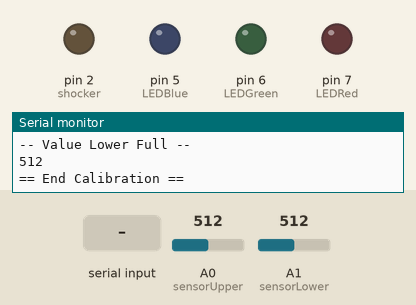
Simulated run of this sketch. Board: Arduino Uno, built with avr-gcc and run on an emulated ATmega328P. Parts: output pins drawn as LEDs (lit = HIGH), the last lines printed to the serial monitor. Inputs (shaded band) come from the test bench; at power-on: A0 (sensorUpper) = 512, A1 (sensorLower) = 512.

Above: at 15.6 s.
15.7 s: "90,45\n" received over the second serial link
At 16.4 s:
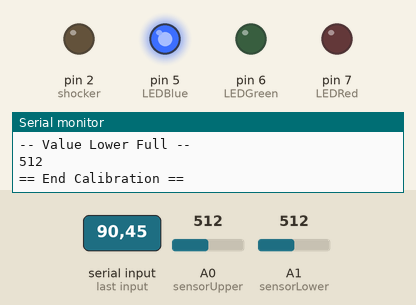
At 18.1 s:
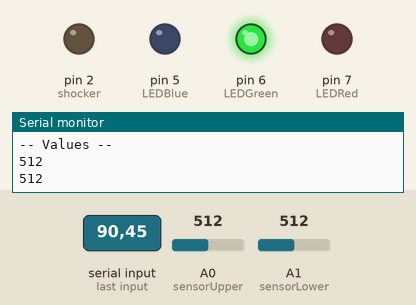
Timing chart, 0 to 19.6 s (numbered marks = the images above; inputs shaded):
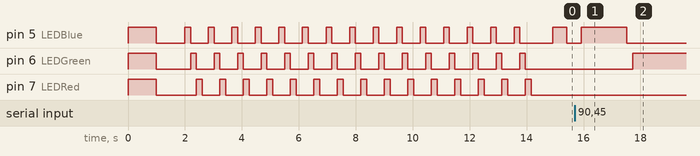

The sketch:

ExOrShock.ino
```cpp
#include <SoftwareSerial.h>

bool setupStart = false;
bool start = false;
long startTime = 0;

const int tolerance = 3;
const int valueUpperEnd = 258; // Needs to be set manually
const int valueLowerEnd = 220; // Needs to be set manually
int valueUpperFull = 0; // Will be set automatically when the cup is full with water at the beginning
int valueLowerFull = 0; // Will be set automatically when the cup is full with water at the beginning

int sensorUpper = A0;
int sensorLower = A1;
int shocker = 2;

int LEDBlue = 5;
int LEDGreen = 6;
int LEDRed = 7;

long LEDBlueTime = 0;
bool LEDBlueBlink = false;

SoftwareSerial bt(10, 11);

void setup()
{
  Serial.begin(9600);
  bt.begin(9600);

  pinMode(LEDBlue, OUTPUT);
  pinMode(LEDRed, OUTPUT);
  pinMode(LEDGreen, OUTPUT);

  pinMode(sensorUpper, INPUT);
  pinMode(sensorLower, INPUT);
  pinMode(shocker, OUTPUT);

  systemCheck();
  calibration();
}

void systemCheck()
{
  digitalWrite(LEDBlue, HIGH);
  digitalWrite(LEDGreen, HIGH);
  digitalWrite(LEDRed, HIGH);
  delay(1000);
  digitalWrite(LEDBlue, LOW);
  digitalWrite(LEDGreen, LOW);
  digitalWrite(LEDRed, LOW);
  delay(1000);
}

void calibration()
{
  Serial.println("== Start Calibration ==");
  Serial.println("-- Measurements --");
  // Calibration of the minimal value
  int i = 0;
  while(i < 15)
  {
    LED(LEDBlue, 200);
    LED(LEDGreen, 200);
    LED(LEDRed, 200);
    delay(200);
    valueUpperFull += analogRead(sensorUpper);
    delay(25);
    valueLowerFull += analogRead(sensorLower);
    Serial.println(valueUpperFull);
    Serial.println(valueLowerFull);
    Serial.println("");
    i++;
  }
  valueUpperFull = (valueUpperFull / i);
  valueLowerFull = (valueLowerFull / i);
  Serial.println("-- Value Upper Full --");
  Serial.println(valueUpperFull);
  Serial.println("-- Value Lower Full --");
  Serial.println(valueLowerFull);
  Serial.println("== End Calibration ==");
}

void loop()
{
  // Blue LED blinking while waiting for Bluetooth data
  delay(500);
  LED(LEDBlue, 500);

  if (bt.available()) {
    // Getting Bluetooth data
    // Blue LED shines while waiting for start
    digitalWrite(LEDBlue,  HIGH);
    String input = "";
    while(bt.available())
    {
      input += (char)bt.read();
      delay(50);
    }
    int seconds = input.toInt();
    setupStart = true;
    Serial.println("== Start Loop ==");
    Serial.println("-- Seconds --");
    Serial.println(seconds);
    Serial.println("-- Measurements --");

    while(setupStart)
    {
      // Reading values from moisture level sensors 10 times in a loop to get more stable measurements
      int a = 0;
      int valueUpper = 0;
      int valueLower = 0;
      do
      {
        checkLEDBlue(seconds);
        delay(25);
        valueUpper += analogRead(sensorUpper);
        checkLEDBlue(seconds);
        delay(25);
        valueLower += analogRead(sensorLower);
        a++;
      }
      while(a < 10);
      valueUpper = valueUpper / 10;
      valueLower = valueLower / 10;
      Serial.println("-- Values -- ");
      Serial.println(valueUpper);
      Serial.println(valueLower);
      Serial.println("");

      if(!start)
      {
        // Starting when the person starts drinking
        if(valueUpper < valueUpperFull + tolerance)
        {
          start = true;
          startTime = millis();
          LEDBlueTime = millis();
          LEDBlueBlink = false;
        }
      }
      else
      {
        int sec = (millis() - startTime) / 1000;
        // WIN
        if(valueUpper > valueUpperEnd && valueLower > valueLowerEnd && sec < seconds - 1)
        {
          digitalWrite(LEDBlue,  LOW);
          LED(LEDGreen, 10000);
          endDrinking();
        }
        // LOSE
        if(sec > seconds - 1)
        {
          digitalWrite(LEDBlue,  LOW);
          startShocking();
          delay(100);
          stopShocking();
          endDrinking();
        }
      }
    }
  }
}

void startShocking()
{
  digitalWrite(LEDRed, HIGH);
  digitalWrite(shocker, HIGH);
}

void stopShocking()
{
  digitalWrite(shocker, LOW);
  digitalWrite(LEDRed, LOW);
}

void checkLEDBlue(int seconds)
{
  if(start)
  {
    // Blue LED blinking faster while drinking
    int sec = (millis() - startTime) / 1000;
    int blinkingTime = 50 + (float)(seconds - sec) / (float)seconds * 250;
    if((millis() - LEDBlueTime) > blinkingTime)
    {
      LEDBlueTime = millis();
      if(LEDBlueBlink)
      {
        digitalWrite(LEDBlue, HIGH);
      }
      else
      {
        digitalWrite(LEDBlue, LOW);
      }
      LEDBlueBlink = !LEDBlueBlink;
    }
  }
}

void endDrinking()
{
  Serial.println("== Stop Loop ==");
  digitalWrite(LEDBlue, LOW);
  setupStart = false;
  start = false;
}

void LED(int pLED, int pTime)
{
  digitalWrite(pLED, HIGH);
  delay(pTime);
  digitalWrite(pLED, LOW);
}
```

Measured:
- after the input at 15.7 s, pin 6 (LEDGreen): LOW → HIGH after 2.0 s
